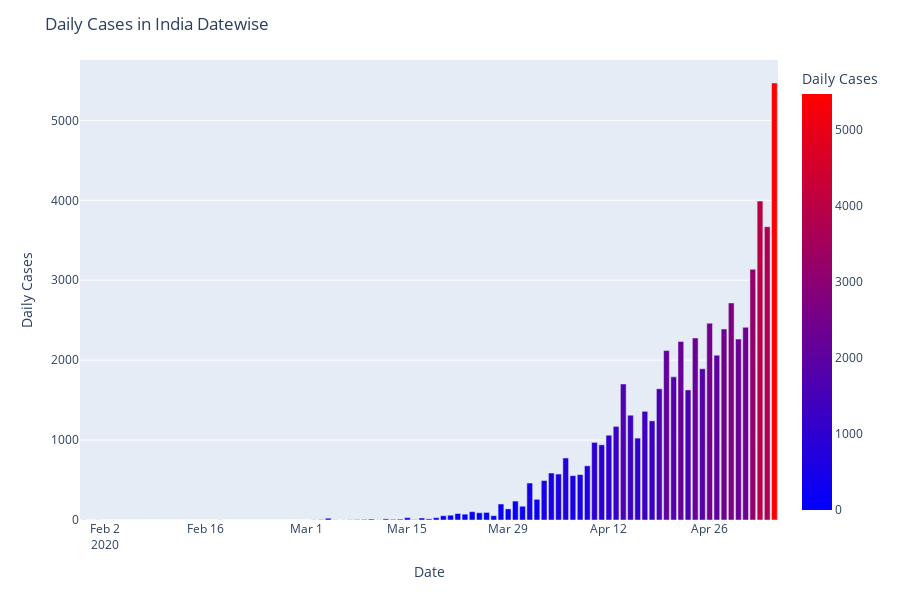

Notebook cell for this chart:
### Code cell
#Daily Cases in India Datewise
corona_data = df_corona_in_india.groupby(['Date'])['Total Cases'].sum().reset_index().sort_values('Total Cases',ascending = True)
corona_data['Daily Cases'] = corona_data['Total Cases'].sub(corona_data['Total Cases'].shift())
corona_data['Daily Cases'].iloc[0] = corona_data['Total Cases'].iloc[0]
corona_data['Daily Cases'] = corona_data['Daily Cases'].astype(int)
fig = px.bar(corona_data, y='Daily Cases', x='Date',hover_data =['Daily Cases'], color='Daily Cases', height=600,color_continuous_scale=["blue","red"])
fig.update_layout(
    title='Daily Cases in India Datewise')
fig.show()

### Figure 1 — Plotly figure (JSON) as saved in the notebook; plotly's stock layout.template omitted (floating-point values rounded to 4 significant figures)
{"data": [{"alignmentgroup": "True", "customdata": [[1], [0], [1], [1], [0], [0], [0], [0], [0], [0], [0], [0], [0], [0], [0], [0], [0], [0], [0], [0], [0], [0], [0], [0], [0], [0], [0], [0], [0], [0], [0], [0], [2], [4], [22], [2], [1], [3], [5], [7], [12], [2], [14], [8], [11], [29], [4], [25], [14], [29], [53], [60], [81], [73], [104], [91], [95], [54], [200], [139], [237], [172], [463], [259], [494], [588], [575], [776], [555], [568], [678], [971], [941], [1061], [1171], [1702], [1311], [1025], [1360], [1241], [1642], [2120], [1791], [2235], [1628], [2278], [1893], [2463], [2063], [2390], [2716], [2264], [2411], [3137], [3991], [3670], [5468]], "hovertemplate": "Date=%{x}<br>Daily Cases=%{marker.color}<extra></extra>", "legendgroup": "", "marker": {"color": [1, 0, 1, 1, 0, 0, 0, 0, 0, 0, 0, 0, 0, 0, 0, 0, 0, 0, 0, 0, 0, 0, 0, 0, 0, 0, 0, 0, 0, 0, 0, 0, 2, 4, 22, 2, 1, 3, 5, 7, 12, 2, 14, 8, 11, 29, 4, 25, 14, 29, 53, 60, 81, 73, 104, 91, 95, 54, 200, 139, 237, 172, 463, 259, 494, 588, 575, 776, 555, 568, 678, 971, 941, 1061, 1171, 1702, 1311, 1025, 1360, 1241, 1642, 2120, 1791, 2235, 1628, 2278, 1893, 2463, 2063, 2390, 2716, 2264, 2411, 3137, 3991, 3670, 5468], "coloraxis": "coloraxis"}, "name": "", "offsetgroup": "", "orientation": "v", "showlegend": false, "textposition": "auto", "type": "bar", "x": ["2020-01-30T00:00:00", "2020-01-31T00:00:00", "2020-02-01T00:00:00", "2020-02-18T00:00:00", "2020-02-19T00:00:00", "2020-02-20T00:00:00", "2020-02-21T00:00:00", "2020-02-23T00:00:00", "2020-02-24T00:00:00", "2020-02-25T00:00:00", "2020-02-26T00:00:00", "2020-02-27T00:00:00", "2020-02-28T00:00:00", "2020-02-29T00:00:00", "2020-03-01T00:00:00", "2020-02-17T00:00:00", "2020-02-16T00:00:00", "2020-02-22T00:00:00", "2020-02-14T00:00:00", "2020-02-13T00:00:00", "2020-02-12T00:00:00", "2020-02-11T00:00:00", "2020-02-10T00:00:00", "2020-02-15T00:00:00", "2020-02-09T00:00:00", "2020-02-08T00:00:00", "2020-02-07T00:00:00", "2020-02-06T00:00:00", "2020-02-05T00:00:00", "2020-02-04T00:00:00", "2020-02-03T00:00:00", "2020-02-02T00:00:00", "2020-03-02T00:00:00", "2020-03-03T00:00:00", "2020-03-04T00:00:00", "2020-03-05T00:00:00", "2020-03-06T00:00:00", "2020-03-07T00:00:00", "2020-03-08T00:00:00", "2020-03-09T00:00:00", "2020-03-10T00:00:00", "2020-03-11T00:00:00", "2020-03-12T00:00:00", "2020-03-13T00:00:00", "2020-03-14T00:00:00", "2020-03-15T00:00:00", "2020-03-16T00:00:00", "2020-03-17T00:00:00", "2020-03-18T00:00:00", "2020-03-19T00:00:00", "2020-03-20T00:00:00", "2020-03-21T00:00:00", "2020-03-22T00:00:00", "2020-03-23T00:00:00", "2020-03-24T00:00:00", "2020-03-25T00:00:00", "2020-03-26T00:00:00", "2020-03-27T00:00:00", "2020-03-28T00:00:00", "2020-03-29T00:00:00", "2020-03-30T00:00:00", "2020-03-31T00:00:00", "2020-04-01T00:00:00", "2020-04-02T00:00:00", "2020-04-03T00:00:00", "2020-04-04T00:00:00", "2020-04-05T00:00:00", "2020-04-06T00:00:00", "2020-04-07T00:00:00", "2020-04-08T00:00:00", "2020-04-09T00:00:00", "2020-04-10T00:00:00", "2020-04-11T00:00:00", "2020-04-12T00:00:00", "2020-04-13T00:00:00", "2020-04-14T00:00:00", "2020-04-15T00:00:00", "2020-04-16T00:00:00", "2020-04-17T00:00:00", "2020-04-18T00:00:00", "2020-04-19T00:00:00", "2020-04-20T00:00:00", "2020-04-21T00:00:00", "2020-04-22T00:00:00", "2020-04-23T00:00:00", "2020-04-24T00:00:00", "2020-04-25T00:00:00", "2020-04-26T00:00:00", "2020-04-27T00:00:00", "2020-04-28T00:00:00", "2020-04-29T00:00:00", "2020-04-30T00:00:00", "2020-05-01T00:00:00", "2020-05-02T00:00:00", "2020-05-03T00:00:00", "2020-05-04T00:00:00", "2020-05-05T00:00:00"], "xaxis": "x", "y": [1, 0, 1, 1, 0, 0, 0, 0, 0, 0, 0, 0, 0, 0, 0, 0, 0, 0, 0, 0, 0, 0, 0, 0, 0, 0, 0, 0, 0, 0, 0, 0, 2, 4, 22, 2, 1, 3, 5, 7, 12, 2, 14, 8, 11, 29, 4, 25, 14, 29, 53, 60, 81, 73, 104, 91, 95, 54, 200, 139, 237, 172, 463, 259, 494, 588, 575, 776, 555, 568, 678, 971, 941, 1061, 1171, 1702, 1311, 1025, 1360, 1241, 1642, 2120, 1791, 2235, 1628, 2278, 1893, 2463, 2063, 2390, 2716, 2264, 2411, 3137, 3991, 3670, 5468], "yaxis": "y"}], "layout": {"barmode": "relative", "coloraxis": {"colorbar": {"title": {"text": "Daily Cases"}}, "colorscale": [[0, "blue"], [1, "red"]]}, "height": 600, "legend": {"tracegroupgap": 0}, "margin": {"t": 60}, "title": {"text": "Daily Cases in India Datewise"}, "xaxis": {"anchor": "y", "domain": [0, 1], "title": {"text": "Date"}}, "yaxis": {"anchor": "x", "domain": [0, 1], "title": {"text": "Daily Cases"}}}}
